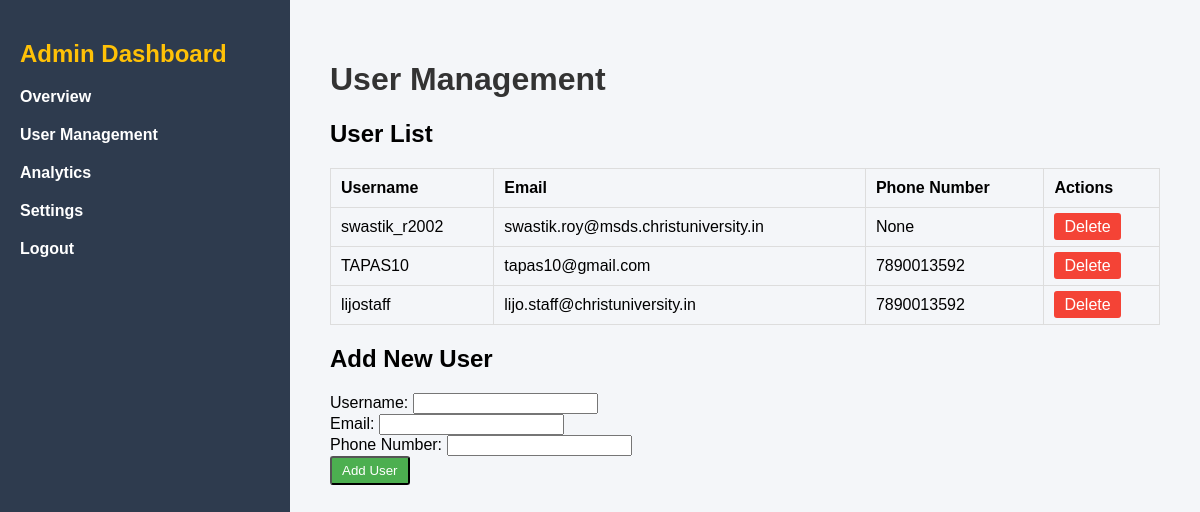
/user_management/ (signed in), run on the app's committed database.
### monitoring/models.py (models this page shows, shortened)
class CustomUser(AbstractUser):
    USER_TYPE_CHOICES = (
        ('user', 'User'),
        ('staff', 'Staff'),
    )
    usertype = models.CharField(max_length=10, choices=USER_TYPE_CHOICES, default='user')
    phone_number = models.CharField(max_length=15, blank=True, null=True)
    dob = models.DateField(blank=True, null=True)
    gender = models.CharField(max_length=10, choices=[('male', 'Male'), ('female', 'Female'), ('other', 'Other')], blank=True, null=True)
    groups = models.ManyToManyField(
        Group,
        related_name='customuser_set',
        blank=True,
    )
    user_permissions = models.ManyToManyField(
        Permission,
        related_name='customuser_set',
        blank=True,
    )

### monitoring/views.py (the view)
# urls.py: path('user_management/', views.user_management, name='user_management'),
@login_required
def user_management(request):
    users = CustomUser.objects.all()
    context = {'users': users}
    return render(request, 'monitoring/user_management.html', context)

### templates/monitoring/user_management.html (shortened to what this page needs)
{% load static %}
<!DOCTYPE html>
<html lang="en">
<head>
    <link rel="stylesheet" href="{% static 'css/admin_dashboard.css' %}">
</head>
<body>
    <div class="dashboard-container">
        <aside class="sidebar">
            <h2>Admin Dashboard</h2>
            <ul>
                <li><a href="{% url 'admin_dashboard' %}">Overview</a></li>
                <li><a href="{% url 'user_management' %}">User Management</a></li>
                <li><a href="#">Analytics</a></li>
                <li><a href="#">Settings</a></li>
                <li><a href="{% url 'logout' %}">Logout</a></li>
            </ul>
        </aside>
        <main class="main-content">
            <header>
                <h1>User Management</h1>
            </header>
            <section class="user-management">
                <h2>User List</h2>
                <table>
                    <thead>
                        <tr>
                            <th>Username</th>
                            <th>Email</th>
                            <th>Phone Number</th>
                            <th>Actions</th>
                        </tr>
                    </thead>
                    <tbody>
                        {% for user in users %}
                        <tr>
                            <td>{{ user.username }}</td>
                            <td>{{ user.email }}</td>
                            <td>{{ user.phone_number }}</td>
                            <td>
                                <a href="{% url 'delete_user' user.id %}" class="btn-delete">Delete</a>
                            </td>
                        </tr>
                        {% empty %}
                        <tr>
                            <td colspan="4">No users found.</td>
                        </tr>
                        {% endfor %}
                    </tbody>
                </table>
                <h2>Add New User</h2>
                <form method="post" action="{% url 'add_user' %}">
                    <div class="form-group">
                        <label for="username">Username:</label>
                        <input type="text" id="username" name="username" required>
                    </div>
                    <div class="form-group">
                        <label for="email">Email:</label>
                        <input type="email" id="email" name="email" required>
                    </div>
                    <div class="form-group">
                        <label for="phone_number">Phone Number:</label>
                        <input type="text" id="phone_number" name="phone_number" required>
                    </div>
                    <button type="submit" class="btn-add">Add User</button>
                </form>
            </section>
        </main>
    </div>
</body>
</html>

### static/css/admin_dashboard.css (style rules this page uses)
body, html { margin: 0; padding: 0; font-family: Arial, sans-serif; background-color: #f4f6f9; }
.dashboard-container { display: flex; min-height: 100vh; }
.sidebar { width: 250px; background-color: #2e3b4e; color: #fff; padding: 20px; }
.sidebar h2 { color: #ffc107; font-weight: 700; }
.sidebar ul { list-style-type: none; padding: 0; }
.sidebar ul li { margin: 20px 0; }
.sidebar ul li a { color: #fff; text-decoration: none; font-weight: 600; }
.main-content { flex: 1; padding: 40px; background-color: #f4f6f9; }
.main-content header h1 { font-size: 2rem; color: #333; }

### templates/monitoring/user_management.html (style rules this page uses)
.user-management table { width: 100%; border-collapse: collapse; margin: 20px 0; }
.user-management th, .user-management td { padding: 10px; border: 1px solid #ddd; text-align: left; }
.btn-add, .btn-delete { text-decoration: none; padding: 5px 10px; color: white; background-color: #4CAF50; border-radius: 3px; }
.btn-delete { background-color: #f44336; }

### data on the page
CustomUser: username "swastik_r2002", email "swastik.roy@msds.christuniversity.in", phone_number "None"
CustomUser: username "TAPAS10", email "tapas10@gmail.com", phone_number "7890013592"
CustomUser: username "lijostaff", email "lijo.staff@christuniversity.in", phone_number "7890013592"
